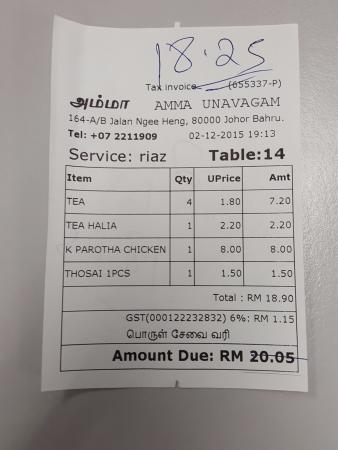
#> input picture tests/Scanner/example.jpg, 338 x 450 px
$ python test.py
#> lines starting #> are read from the running program, lines starting #| are printed output that depends on the picture; after the words box and inside, x2 and y2 are one past the last pixel; in counts of white or black regions, pixels touching at a corner belong together
### Scanner/pkg/Scanner.py
# https://www.pyimagesearch.com/2014/09/01/build-kick-ass-mobile-document-scanner-just-5-minutes/
# import the necessary packages
from skimage.filters import threshold_local
import numpy as np
import argparse
import cv2
import imutils

class Scanner:

    def __init__(self):
        pass

    # [35 lines left out: functions order_points, four_point_transform, not called in this run]

    @classmethod
    def scan(self, image_path, output_path='./output.jpg'):

        # EDGES
#> called with image_path = 'example.jpg', output_path = './output.jpg'
        image = cv2.imread(image_path)
#> image is the input picture: shape (450, 338, 3); mean B, G, R 156.3, 158.8, 163.4
        ratio = image.shape[0] / 500.0
#> ratio = 0.9
        orig = image.copy()
        image = imutils.resize(image, height = 500)
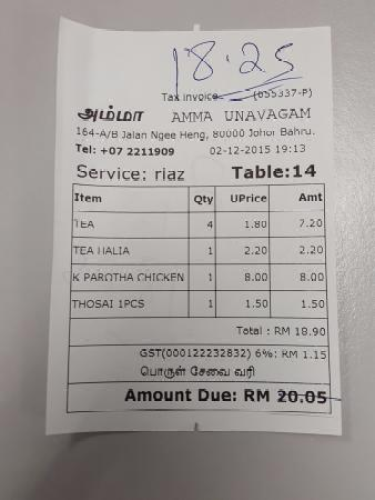
#> image: shape (500, 375, 3); mean B, G, R 156.3, 158.9, 163.4

        # convert the image to grayscale, blur it, and find edges
        # in the image
        gray = cv2.cvtColor(image, cv2.COLOR_BGR2GRAY)
        gray = cv2.GaussianBlur(gray, (5, 5), 0)
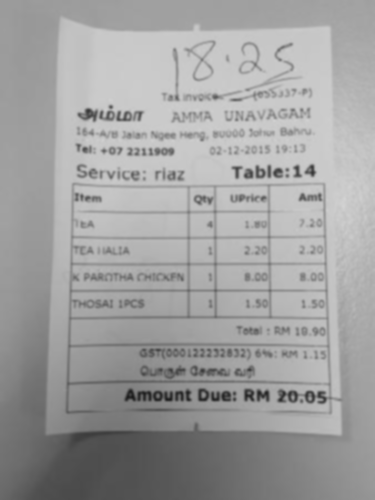
#> gray: shape (500, 375); min 28, max 211, mean 160
        edged = cv2.Canny(gray, 75, 200)
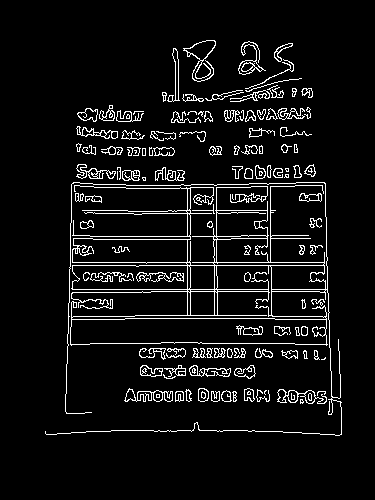
#> edged: shape (500, 375); 6.6% white in thin lines or dots, all inside (x1, y1, x2, y2) = (45, 40, 342, 436)
        cv2.imwrite("output_edged.jpeg", edged)


        # CONTOURS
        cnts = cv2.findContours(edged.copy(), cv2.RETR_LIST, cv2.CHAIN_APPROX_SIMPLE)
#> cnts = 315 contours, 142 with area under 20; largest, box (x1, y1, x2, y2) and area: (45, 182, 342, 436) 20042, (70, 318, 327, 345) 6280, (71, 265, 327, 320) 3330, (72, 265, 188, 290) 2718, (72, 238, 188, 264) 2566
        cnts = imutils.grab_contours(cnts)
        cnts = sorted(cnts, key = cv2.contourArea, reverse = True)[:5]
#> cnts = 5 contours; box (x1, y1, x2, y2) and area: (45, 182, 342, 436) 20042, (70, 318, 327, 345) 6280, (71, 265, 327, 320) 3330, (72, 265, 188, 290) 2718, (72, 238, 188, 264) 2566
        # loop over the contours
        for c in cnts:
            # approximate the contour
            peri = cv2.arcLength(c, True)
            approx = cv2.approxPolyDP(c, 0.02 * peri, True)

            if len(approx) == 4:
                screenCnt = approx
                break
#> this loop made 5 passes
#> peri on passes 1 to 5: 6957.1, 641.3, 1043.9, 286, 366.3

#> (the run stopped early here; a loop or call above may not have finished)
